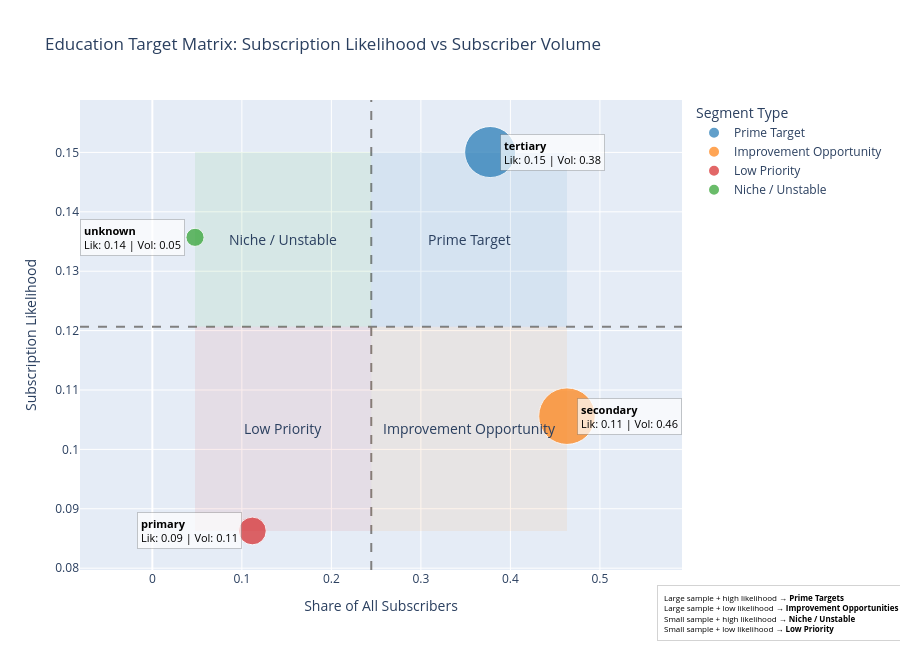

Write notebook code for a chart like this one.
### Markdown cell above
### #Insights

> Education level does impact subscription behaviour:
> - Higher-educated customers are more responsive and show higher likelihood of subscribing
    > - Secondary-educated customers dominate total subscriber volume

### Code cell
import pandas as pd
import plotly.express as px

# --- Prepare data ---

df['y_binary'] = df['y'].apply(lambda x: 1 if x=='yes' else 0)

likelihood = df.groupby('education')['y_binary'].mean().reset_index()
likelihood.rename(columns={'y_binary': 'likelihood'}, inplace=True)

subscriber_counts = df[df['y'] == 'yes'].groupby('education').size().reset_index(name='subscriber_count')
total_subscribers = subscriber_counts['subscriber_count'].sum()
subscriber_counts['volume_share'] = subscriber_counts['subscriber_count'] / total_subscribers

merged = pd.merge(likelihood, subscriber_counts, on='education', how='left')
merged['volume_share'] = merged['volume_share'].fillna(0)

# --- Thresholds ---
likelihood_threshold = merged['likelihood'].median()
volume_threshold = merged['volume_share'].median()

# --- Quadrants ---
def classify_quadrant(row):
    if row['volume_share'] >= volume_threshold and row['likelihood'] >= likelihood_threshold:
        return "Prime Target"
    elif row['volume_share'] >= volume_threshold and row['likelihood'] < likelihood_threshold:
        return "Improvement Opportunity"
    elif row['volume_share'] < volume_threshold and row['likelihood'] >= likelihood_threshold:
        return "Niche / Unstable"
    else:
        return "Low Priority"

merged['quadrant'] = merged.apply(classify_quadrant, axis=1)

# --- Base scatter ---
fig = px.scatter(
    merged,
    x='volume_share',
    y='likelihood',
    color='quadrant',
    size='volume_share',
    hover_data={},  # disable hover
    title="Education Target Matrix: Subscription Likelihood vs Subscriber Volume",
    labels={'volume_share': 'Share of All Subscribers', 'likelihood': 'Subscription Likelihood'},
    size_max=40,
    color_discrete_map={
        "Prime Target": "#1f77b4",
        "Improvement Opportunity": "#ff7f0e",
        "Niche / Unstable": "#2ca02c",
        "Low Priority": "#d62728"
    }
)

fig.add_hline(y=likelihood_threshold, line_dash="dash", line_color="gray")
fig.add_vline(x=volume_threshold, line_dash="dash", line_color="gray")

fig.update_layout(width=900, height=650, legend_title_text="Segment Type")

# --- Quadrant shading ---
x_min, x_max = merged['volume_share'].min(), merged['volume_share'].max()
y_min, y_max = merged['likelihood'].min(), merged['likelihood'].max()

fig.add_shape(type="rect", x0=x_min, x1=volume_threshold, y0=y_min, y1=likelihood_threshold,
              fillcolor="rgba(214, 39, 40, 0.08)", line_width=0)
fig.add_shape(type="rect", x0=volume_threshold, x1=x_max, y0=y_min, y1=likelihood_threshold,
              fillcolor="rgba(255, 127, 14, 0.08)", line_width=0)
fig.add_shape(type="rect", x0=x_min, x1=volume_threshold, y0=likelihood_threshold, y1=y_max,
              fillcolor="rgba(44, 160, 44, 0.08)", line_width=0)
fig.add_shape(type="rect", x0=volume_threshold, x1=x_max, y0=likelihood_threshold, y1=y_max,
              fillcolor="rgba(31, 119, 180, 0.08)", line_width=0)

# --- Quadrant labels ---
x_left  = (x_min + volume_threshold) / 2
x_right = (volume_threshold + x_max) / 2
y_bottom = (y_min + likelihood_threshold) / 2
y_top    = (likelihood_threshold + y_max) / 2

fig.add_annotation(x=x_right, y=y_top, text="Prime Target", showarrow=False, font=dict(size=14))
fig.add_annotation(x=x_right, y=y_bottom, text="Improvement Opportunity", showarrow=False, font=dict(size=14))
fig.add_annotation(x=x_left, y=y_top, text="Niche / Unstable", showarrow=False, font=dict(size=14))
fig.add_annotation(x=x_left, y=y_bottom, text="Low Priority", showarrow=False, font=dict(size=14))

# --- Improved bubble labels ---
for _, row in merged.iterrows():

    # Bold education name + short metrics
    label_text = (
        f"<b>{row['education']}</b><br>"
        f"Lik: {row['likelihood']:.2f} | Vol: {row['volume_share']:.2f}"
    )

    # Smart label placement: right side for left quadrants, left side for right quadrants
    if row['volume_share'] < volume_threshold:
        xanchor = "right"
        xshift = -10
    else:
        xanchor = "left"
        xshift = 10

    fig.add_annotation(
        x=row['volume_share'],
        y=row['likelihood'],
        text=label_text,
        showarrow=False,
        font=dict(size=11, color="black"),
        align="left",
        xanchor=xanchor,
        yanchor="middle",
        xshift=xshift,
        bgcolor="rgba(255,255,255,0.7)",  # readable background
        bordercolor="rgba(0,0,0,0.2)",
        borderwidth=1,
        borderpad=3
    )
    fig.add_annotation(
        x=1.37, y=-0.15, xref="paper", yref="paper",
        text=(
        "Large sample + high likelihood → <b>Prime Targets</b><br>"
        "Large sample + low likelihood → <b>Improvement Opportunities</b><br>"
        "Small sample + high likelihood → <b>Niche / Unstable</b><br>"
        "Small sample + low likelihood → <b>Low Priority</b>"
        ),
        showarrow=False,
        align="left",
        font=dict(size=8, color="black"),
        bordercolor="lightgrey",
        borderwidth=1,
        borderpad=6,
        bgcolor="white",
        opacity=0.9)

fig.show()

### Figure 1 — Plotly figure (JSON) as saved in the notebook; plotly's stock layout.template omitted (floating-point values rounded to 4 significant figures)
{"data": [{"hovertemplate": "quadrant=Prime Target<br>Share of All Subscribers=%{marker.size}<br>Subscription Likelihood=%{y}<extra></extra>", "legendgroup": "Prime Target", "marker": {"color": "#1f77b4", "size": [0.3774], "sizemode": "area", "sizeref": 0.0002895, "symbol": "circle"}, "mode": "markers", "name": "Prime Target", "orientation": "v", "showlegend": true, "type": "scatter", "x": [0.3774], "xaxis": "x", "y": [0.1501], "yaxis": "y"}, {"hovertemplate": "quadrant=Improvement Opportunity<br>Share of All Subscribers=%{marker.size}<br>Subscription Likelihood=%{y}<extra></extra>", "legendgroup": "Improvement Opportunity", "marker": {"color": "#ff7f0e", "size": [0.4632], "sizemode": "area", "sizeref": 0.0002895, "symbol": "circle"}, "mode": "markers", "name": "Improvement Opportunity", "orientation": "v", "showlegend": true, "type": "scatter", "x": [0.4632], "xaxis": "x", "y": [0.1056], "yaxis": "y"}, {"hovertemplate": "quadrant=Low Priority<br>Share of All Subscribers=%{marker.size}<br>Subscription Likelihood=%{y}<extra></extra>", "legendgroup": "Low Priority", "marker": {"color": "#d62728", "size": [0.1117], "sizemode": "area", "sizeref": 0.0002895, "symbol": "circle"}, "mode": "markers", "name": "Low Priority", "orientation": "v", "showlegend": true, "type": "scatter", "x": [0.1117], "xaxis": "x", "y": [0.08626], "yaxis": "y"}, {"hovertemplate": "quadrant=Niche / Unstable<br>Share of All Subscribers=%{marker.size}<br>Subscription Likelihood=%{y}<extra></extra>", "legendgroup": "Niche / Unstable", "marker": {"color": "#2ca02c", "size": [0.04765], "sizemode": "area", "sizeref": 0.0002895, "symbol": "circle"}, "mode": "markers", "name": "Niche / Unstable", "orientation": "v", "showlegend": true, "type": "scatter", "x": [0.04765], "xaxis": "x", "y": [0.1357], "yaxis": "y"}], "layout": {"annotations": [{"font": {"size": 14}, "showarrow": false, "text": "Prime Target", "x": 0.3539, "y": 0.1354}, {"font": {"size": 14}, "showarrow": false, "text": "Improvement Opportunity", "x": 0.3539, "y": 0.1035}, {"font": {"size": 14}, "showarrow": false, "text": "Niche / Unstable", "x": 0.1461, "y": 0.1354}, {"font": {"size": 14}, "showarrow": false, "text": "Low Priority", "x": 0.1461, "y": 0.1035}, {"align": "left", "bgcolor": "rgba(255,255,255,0.7)", "bordercolor": "rgba(0,0,0,0.2)", "borderpad": 3, "borderwidth": 1, "font": {"color": "black", "size": 11}, "showarrow": false, "text": "<b>tertiary</b><br>Lik: 0.15 | Vol: 0.38", "x": 0.3774, "xanchor": "left", "xshift": 10, "y": 0.1501, "yanchor": "middle"}, {"align": "left", "bgcolor": "white", "bordercolor": "lightgrey", "borderpad": 6, "borderwidth": 1, "font": {"color": "black", "size": 8}, "opacity": 0.9, "showarrow": false, "text": "Large sample + high likelihood → <b>Prime Targets</b><br>Large sample + low likelihood → <b>Improvement Opportunities</b><br>Small sample + high likelihood → <b>Niche / Unstable</b><br>Small sample + low likelihood → <b>Low Priority</b>", "x": 1.37, "xref": "paper", "y": -0.15, "yref": "paper"}, {"align": "left", "bgcolor": "rgba(255,255,255,0.7)", "bordercolor": "rgba(0,0,0,0.2)", "borderpad": 3, "borderwidth": 1, "font": {"color": "black", "size": 11}, "showarrow": false, "text": "<b>secondary</b><br>Lik: 0.11 | Vol: 0.46", "x": 0.4632, "xanchor": "left", "xshift": 10, "y": 0.1056, "yanchor": "middle"}, {"align": "left", "bgcolor": "white", "bordercolor": "lightgrey", "borderpad": 6, "borderwidth": 1, "font": {"color": "black", "size": 8}, "opacity": 0.9, "showarrow": false, "text": "Large sample + high likelihood → <b>Prime Targets</b><br>Large sample + low likelihood → <b>Improvement Opportunities</b><br>Small sample + high likelihood → <b>Niche / Unstable</b><br>Small sample + low likelihood → <b>Low Priority</b>", "x": 1.37, "xref": "paper", "y": -0.15, "yref": "paper"}, {"align": "left", "bgcolor": "rgba(255,255,255,0.7)", "bordercolor": "rgba(0,0,0,0.2)", "borderpad": 3, "borderwidth": 1, "font": {"color": "black", "size": 11}, "showarrow": false, "text": "<b>primary</b><br>Lik: 0.09 | Vol: 0.11", "x": 0.1117, "xanchor": "right", "xshift": -10, "y": 0.08626, "yanchor": "middle"}, {"align": "left", "bgcolor": "white", "bordercolor": "lightgrey", "borderpad": 6, "borderwidth": 1, "font": {"color": "black", "size": 8}, "opacity": 0.9, "showarrow": false, "text": "Large sample + high likelihood → <b>Prime Targets</b><br>Large sample + low likelihood → <b>Improvement Opportunities</b><br>Small sample + high likelihood → <b>Niche / Unstable</b><br>Small sample + low likelihood → <b>Low Priority</b>", "x": 1.37, "xref": "paper", "y": -0.15, "yref": "paper"}, {"align": "left", "bgcolor": "rgba(255,255,255,0.7)", "bordercolor": "rgba(0,0,0,0.2)", "borderpad": 3, "borderwidth": 1, "font": {"color": "black", "size": 11}, "showarrow": false, "text": "<b>unknown</b><br>Lik: 0.14 | Vol: 0.05", "x": 0.04765, "xanchor": "right", "xshift": -10, "y": 0.1357, "yanchor": "middle"}, {"align": "left", "bgcolor": "white", "bordercolor": "lightgrey", "borderpad": 6, "borderwidth": 1, "font": {"color": "black", "size": 8}, "opacity": 0.9, "showarrow": false, "text": "Large sample + high likelihood → <b>Prime Targets</b><br>Large sample + low likelihood → <b>Improvement Opportunities</b><br>Small sample + high likelihood → <b>Niche / Unstable</b><br>Small sample + low likelihood → <b>Low Priority</b>", "x": 1.37, "xref": "paper", "y": -0.15, "yref": "paper"}], "height": 650, "legend": {"itemsizing": "constant", "title": {"text": "Segment Type"}, "tracegroupgap": 0}, "shapes": [{"line": {"color": "gray", "dash": "dash"}, "type": "line", "x0": 0, "x1": 1, "xref": "x domain", "y0": 0.1206, "y1": 0.1206, "yref": "y"}, {"line": {"color": "gray", "dash": "dash"}, "type": "line", "x0": 0.2446, "x1": 0.2446, "xref": "x", "y0": 0, "y1": 1, "yref": "y domain"}, {"fillcolor": "rgba(214, 39, 40, 0.08)", "line": {"width": 0}, "type": "rect", "x0": 0.04765, "x1": 0.2446, "y0": 0.08626, "y1": 0.1206}, {"fillcolor": "rgba(255, 127, 14, 0.08)", "line": {"width": 0}, "type": "rect", "x0": 0.2446, "x1": 0.4632, "y0": 0.08626, "y1": 0.1206}, {"fillcolor": "rgba(44, 160, 44, 0.08)", "line": {"width": 0}, "type": "rect", "x0": 0.04765, "x1": 0.2446, "y0": 0.1206, "y1": 0.1501}, {"fillcolor": "rgba(31, 119, 180, 0.08)", "line": {"width": 0}, "type": "rect", "x0": 0.2446, "x1": 0.4632, "y0": 0.1206, "y1": 0.1501}], "title": {"text": "Education Target Matrix: Subscription Likelihood vs Subscriber Volume"}, "width": 900, "xaxis": {"anchor": "y", "domain": [0, 1], "title": {"text": "Share of All Subscribers"}}, "yaxis": {"anchor": "x", "domain": [0, 1], "title": {"text": "Subscription Likelihood"}}}}
